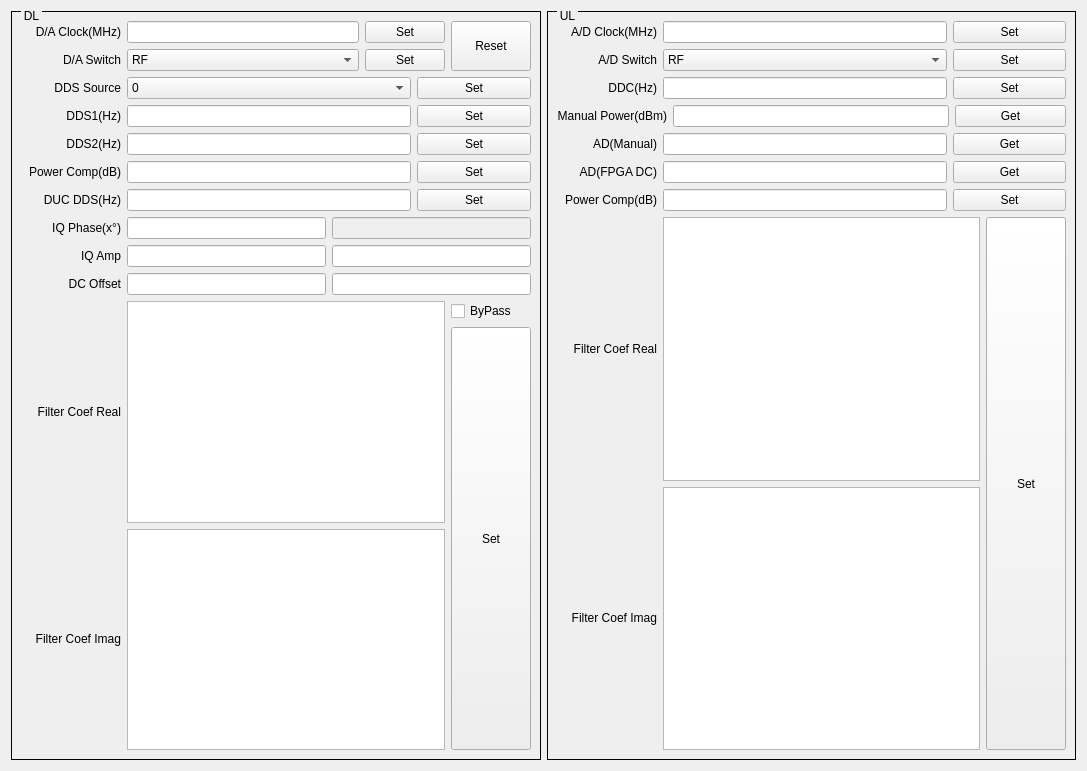
<?xml version="1.0" encoding="UTF-8"?>
<ui version="4.0">
 <class>QBbDlg</class>
 <widget class="QWidget" name="QBbDlg">
  <property name="geometry">
   <rect>
    <x>0</x>
    <y>0</y>
    <width>1087</width>
    <height>771</height>
   </rect>
  </property>
  <property name="windowTitle">
   <string>Form</string>
  </property>
  <layout class="QHBoxLayout" name="horizontalLayout_25">
   <item>
    <widget class="QGroupBox" name="groupBox">
     <property name="styleSheet">
      <string notr="true">QGroupBox{ border:1px solid black; margin-top:0.5ex; }
QGroupBox::title { subcontrol-origin:margin; subcontrol-position:top left; top:-2px; left:10px; margin-left: 0px; padding:0 1px; }</string>
     </property>
     <property name="title">
      <string>DL</string>
     </property>
     <layout class="QVBoxLayout" name="verticalLayout_5">
      <item>
       <layout class="QHBoxLayout" name="horizontalLayout_3" stretch="5,1,1">
        <item>
         <layout class="QVBoxLayout" name="verticalLayout_2">
          <item>
           <layout class="QHBoxLayout" name="horizontalLayout">
            <item>
             <widget class="QLabel" name="label">
              <property name="sizePolicy">
               <sizepolicy hsizetype="Fixed" vsizetype="Fixed">
                <horstretch>0</horstretch>
                <verstretch>0</verstretch>
               </sizepolicy>
              </property>
              <property name="minimumSize">
               <size>
                <width>100</width>
                <height>0</height>
               </size>
              </property>
              <property name="text">
               <string>D/A Clock(MHz)</string>
              </property>
              <property name="alignment">
               <set>Qt::AlignRight|Qt::AlignTrailing|Qt::AlignVCenter</set>
              </property>
             </widget>
            </item>
            <item>
             <widget class="QLineEdit" name="lineEditDAClock">
              <property name="sizePolicy">
               <sizepolicy hsizetype="Expanding" vsizetype="Fixed">
                <horstretch>5</horstretch>
                <verstretch>0</verstretch>
               </sizepolicy>
              </property>
             </widget>
            </item>
           </layout>
          </item>
          <item>
           <layout class="QHBoxLayout" name="horizontalLayout_2">
            <item>
             <widget class="QLabel" name="label_2">
              <property name="sizePolicy">
               <sizepolicy hsizetype="Fixed" vsizetype="Fixed">
                <horstretch>0</horstretch>
                <verstretch>0</verstretch>
               </sizepolicy>
              </property>
              <property name="minimumSize">
               <size>
                <width>100</width>
                <height>0</height>
               </size>
              </property>
              <property name="text">
               <string>D/A Switch</string>
              </property>
              <property name="alignment">
               <set>Qt::AlignRight|Qt::AlignTrailing|Qt::AlignVCenter</set>
              </property>
             </widget>
            </item>
            <item>
             <widget class="QComboBox" name="comboBoxDASw">
              <property name="sizePolicy">
               <sizepolicy hsizetype="Expanding" vsizetype="Fixed">
                <horstretch>5</horstretch>
                <verstretch>0</verstretch>
               </sizepolicy>
              </property>
              <item>
               <property name="text">
                <string>RF</string>
               </property>
              </item>
              <item>
               <property name="text">
                <string>BB</string>
               </property>
              </item>
             </widget>
            </item>
           </layout>
          </item>
         </layout>
        </item>
        <item>
         <layout class="QVBoxLayout" name="verticalLayout">
          <item>
           <widget class="QPushButton" name="pushButtonSetDAClock">
            <property name="sizePolicy">
             <sizepolicy hsizetype="Expanding" vsizetype="Fixed">
              <horstretch>1</horstretch>
              <verstretch>0</verstretch>
             </sizepolicy>
            </property>
            <property name="text">
             <string>Set</string>
            </property>
           </widget>
          </item>
          <item>
           <widget class="QPushButton" name="pushButtonSetDASw">
            <property name="sizePolicy">
             <sizepolicy hsizetype="Expanding" vsizetype="Fixed">
              <horstretch>1</horstretch>
              <verstretch>0</verstretch>
             </sizepolicy>
            </property>
            <property name="text">
             <string>Set</string>
            </property>
           </widget>
          </item>
         </layout>
        </item>
        <item>
         <widget class="QPushButton" name="pushButtonResetDA">
          <property name="sizePolicy">
           <sizepolicy hsizetype="Expanding" vsizetype="Preferred">
            <horstretch>1</horstretch>
            <verstretch>0</verstretch>
           </sizepolicy>
          </property>
          <property name="text">
           <string>Reset</string>
          </property>
         </widget>
        </item>
       </layout>
      </item>
      <item>
       <layout class="QHBoxLayout" name="horizontalLayout_4">
        <item>
         <widget class="QLabel" name="label_3">
          <property name="sizePolicy">
           <sizepolicy hsizetype="Fixed" vsizetype="Fixed">
            <horstretch>0</horstretch>
            <verstretch>0</verstretch>
           </sizepolicy>
          </property>
          <property name="minimumSize">
           <size>
            <width>100</width>
            <height>0</height>
           </size>
          </property>
          <property name="text">
           <string>DDS Source</string>
          </property>
          <property name="alignment">
           <set>Qt::AlignRight|Qt::AlignTrailing|Qt::AlignVCenter</set>
          </property>
         </widget>
        </item>
        <item>
         <widget class="QComboBox" name="comboBoxDDSSrc">
          <property name="sizePolicy">
           <sizepolicy hsizetype="Expanding" vsizetype="Fixed">
            <horstretch>5</horstretch>
            <verstretch>0</verstretch>
           </sizepolicy>
          </property>
          <item>
           <property name="text">
            <string>0</string>
           </property>
          </item>
          <item>
           <property name="text">
            <string>InterFilter</string>
           </property>
          </item>
          <item>
           <property name="text">
            <string>1</string>
           </property>
          </item>
          <item>
           <property name="text">
            <string>Single Tone</string>
           </property>
          </item>
          <item>
           <property name="text">
            <string>Dual Tone</string>
           </property>
          </item>
          <item>
           <property name="text">
            <string>Arb</string>
           </property>
          </item>
          <item>
           <property name="text">
            <string>DDR3</string>
           </property>
          </item>
         </widget>
        </item>
        <item>
         <widget class="QPushButton" name="pushButtonSetDDSSrc">
          <property name="sizePolicy">
           <sizepolicy hsizetype="Expanding" vsizetype="Fixed">
            <horstretch>2</horstretch>
            <verstretch>0</verstretch>
           </sizepolicy>
          </property>
          <property name="text">
           <string>Set</string>
          </property>
         </widget>
        </item>
       </layout>
      </item>
      <item>
       <layout class="QHBoxLayout" name="horizontalLayout_5">
        <item>
         <widget class="QLabel" name="label_4">
          <property name="sizePolicy">
           <sizepolicy hsizetype="Fixed" vsizetype="Fixed">
            <horstretch>0</horstretch>
            <verstretch>0</verstretch>
           </sizepolicy>
          </property>
          <property name="minimumSize">
           <size>
            <width>100</width>
            <height>0</height>
           </size>
          </property>
          <property name="text">
           <string>DDS1(Hz)</string>
          </property>
          <property name="alignment">
           <set>Qt::AlignRight|Qt::AlignTrailing|Qt::AlignVCenter</set>
          </property>
         </widget>
        </item>
        <item>
         <widget class="QDDS1ScrollEdit" name="lineEditDDS1">
          <property name="sizePolicy">
           <sizepolicy hsizetype="Expanding" vsizetype="Fixed">
            <horstretch>5</horstretch>
            <verstretch>0</verstretch>
           </sizepolicy>
          </property>
         </widget>
        </item>
        <item>
         <widget class="QPushButton" name="pushButtonSetDDS1">
          <property name="sizePolicy">
           <sizepolicy hsizetype="Expanding" vsizetype="Fixed">
            <horstretch>2</horstretch>
            <verstretch>0</verstretch>
           </sizepolicy>
          </property>
          <property name="text">
           <string>Set</string>
          </property>
         </widget>
        </item>
       </layout>
      </item>
      <item>
       <layout class="QHBoxLayout" name="horizontalLayout_6">
        <item>
         <widget class="QLabel" name="label_5">
          <property name="sizePolicy">
           <sizepolicy hsizetype="Fixed" vsizetype="Fixed">
            <horstretch>0</horstretch>
            <verstretch>0</verstretch>
           </sizepolicy>
          </property>
          <property name="minimumSize">
           <size>
            <width>100</width>
            <height>0</height>
           </size>
          </property>
          <property name="text">
           <string>DDS2(Hz)</string>
          </property>
          <property name="alignment">
           <set>Qt::AlignRight|Qt::AlignTrailing|Qt::AlignVCenter</set>
          </property>
         </widget>
        </item>
        <item>
         <widget class="QDDS2ScrollEdit" name="lineEditDDS2">
          <property name="sizePolicy">
           <sizepolicy hsizetype="Expanding" vsizetype="Fixed">
            <horstretch>5</horstretch>
            <verstretch>0</verstretch>
           </sizepolicy>
          </property>
         </widget>
        </item>
        <item>
         <widget class="QPushButton" name="pushButtonSetDDS2">
          <property name="sizePolicy">
           <sizepolicy hsizetype="Expanding" vsizetype="Fixed">
            <horstretch>2</horstretch>
            <verstretch>0</verstretch>
           </sizepolicy>
          </property>
          <property name="text">
           <string>Set</string>
          </property>
         </widget>
        </item>
       </layout>
      </item>
      <item>
       <layout class="QHBoxLayout" name="horizontalLayout_7">
        <item>
         <widget class="QLabel" name="label_6">
          <property name="sizePolicy">
           <sizepolicy hsizetype="Fixed" vsizetype="Fixed">
            <horstretch>0</horstretch>
            <verstretch>0</verstretch>
           </sizepolicy>
          </property>
          <property name="minimumSize">
           <size>
            <width>100</width>
            <height>0</height>
           </size>
          </property>
          <property name="text">
           <string>Power Comp(dB)</string>
          </property>
          <property name="alignment">
           <set>Qt::AlignRight|Qt::AlignTrailing|Qt::AlignVCenter</set>
          </property>
         </widget>
        </item>
        <item>
         <widget class="QLineEdit" name="lineEditTxPowerComp">
          <property name="sizePolicy">
           <sizepolicy hsizetype="Expanding" vsizetype="Fixed">
            <horstretch>5</horstretch>
            <verstretch>0</verstretch>
           </sizepolicy>
          </property>
         </widget>
        </item>
        <item>
         <widget class="QPushButton" name="pushButtonSetTxPowerComp">
          <property name="sizePolicy">
           <sizepolicy hsizetype="Expanding" vsizetype="Fixed">
            <horstretch>2</horstretch>
            <verstretch>0</verstretch>
           </sizepolicy>
          </property>
          <property name="text">
           <string>Set</string>
          </property>
         </widget>
        </item>
       </layout>
      </item>
      <item>
       <layout class="QHBoxLayout" name="horizontalLayout_8">
        <item>
         <widget class="QLabel" name="label_7">
          <property name="sizePolicy">
           <sizepolicy hsizetype="Fixed" vsizetype="Fixed">
            <horstretch>0</horstretch>
            <verstretch>0</verstretch>
           </sizepolicy>
          </property>
          <property name="minimumSize">
           <size>
            <width>100</width>
            <height>0</height>
           </size>
          </property>
          <property name="text">
           <string>DUC DDS(Hz)</string>
          </property>
          <property name="alignment">
           <set>Qt::AlignRight|Qt::AlignTrailing|Qt::AlignVCenter</set>
          </property>
         </widget>
        </item>
        <item>
         <widget class="QDUCScrollEdit" name="lineEditDUC">
          <property name="sizePolicy">
           <sizepolicy hsizetype="Expanding" vsizetype="Fixed">
            <horstretch>5</horstretch>
            <verstretch>0</verstretch>
           </sizepolicy>
          </property>
         </widget>
        </item>
        <item>
         <widget class="QPushButton" name="pushButtonSetDUC">
          <property name="sizePolicy">
           <sizepolicy hsizetype="Expanding" vsizetype="Fixed">
            <horstretch>2</horstretch>
            <verstretch>0</verstretch>
           </sizepolicy>
          </property>
          <property name="text">
           <string>Set</string>
          </property>
         </widget>
        </item>
       </layout>
      </item>
      <item>
       <layout class="QHBoxLayout" name="horizontalLayout_9">
        <item>
         <widget class="QLabel" name="label_8">
          <property name="sizePolicy">
           <sizepolicy hsizetype="Fixed" vsizetype="Fixed">
            <horstretch>0</horstretch>
            <verstretch>0</verstretch>
           </sizepolicy>
          </property>
          <property name="minimumSize">
           <size>
            <width>100</width>
            <height>0</height>
           </size>
          </property>
          <property name="text">
           <string>IQ Phase(x°)</string>
          </property>
          <property name="alignment">
           <set>Qt::AlignRight|Qt::AlignTrailing|Qt::AlignVCenter</set>
          </property>
         </widget>
        </item>
        <item>
         <widget class="QIQPhaseScrollEdit" name="lineEditIQPhaseI"/>
        </item>
        <item>
         <widget class="QLineEdit" name="lineEditIQPhaseQ">
          <property name="enabled">
           <bool>false</bool>
          </property>
         </widget>
        </item>
       </layout>
      </item>
      <item>
       <layout class="QHBoxLayout" name="horizontalLayout_10">
        <item>
         <widget class="QLabel" name="label_9">
          <property name="sizePolicy">
           <sizepolicy hsizetype="Fixed" vsizetype="Fixed">
            <horstretch>0</horstretch>
            <verstretch>0</verstretch>
           </sizepolicy>
          </property>
          <property name="minimumSize">
           <size>
            <width>100</width>
            <height>0</height>
           </size>
          </property>
          <property name="text">
           <string>IQ Amp</string>
          </property>
          <property name="alignment">
           <set>Qt::AlignRight|Qt::AlignTrailing|Qt::AlignVCenter</set>
          </property>
         </widget>
        </item>
        <item>
         <widget class="QIQAmpScrollEdit" name="lineEditIQAmpI"/>
        </item>
        <item>
         <widget class="QIQAmpScrollEdit" name="lineEditIQAmpQ"/>
        </item>
       </layout>
      </item>
      <item>
       <layout class="QHBoxLayout" name="horizontalLayout_11">
        <item>
         <widget class="QLabel" name="label_10">
          <property name="sizePolicy">
           <sizepolicy hsizetype="Fixed" vsizetype="Fixed">
            <horstretch>0</horstretch>
            <verstretch>0</verstretch>
           </sizepolicy>
          </property>
          <property name="minimumSize">
           <size>
            <width>100</width>
            <height>0</height>
           </size>
          </property>
          <property name="text">
           <string>DC Offset</string>
          </property>
          <property name="alignment">
           <set>Qt::AlignRight|Qt::AlignTrailing|Qt::AlignVCenter</set>
          </property>
         </widget>
        </item>
        <item>
         <widget class="QDCOffsetScrollEdit" name="lineEditDCOffsetI"/>
        </item>
        <item>
         <widget class="QDCOffsetScrollEdit" name="lineEditDCOffsetQ"/>
        </item>
       </layout>
      </item>
      <item>
       <layout class="QHBoxLayout" name="horizontalLayout_14">
        <item>
         <layout class="QVBoxLayout" name="verticalLayout_4">
          <item>
           <layout class="QHBoxLayout" name="horizontalLayout_13">
            <item>
             <widget class="QLabel" name="label_11">
              <property name="sizePolicy">
               <sizepolicy hsizetype="Fixed" vsizetype="Fixed">
                <horstretch>0</horstretch>
                <verstretch>0</verstretch>
               </sizepolicy>
              </property>
              <property name="minimumSize">
               <size>
                <width>100</width>
                <height>0</height>
               </size>
              </property>
              <property name="text">
               <string>Filter Coef Real</string>
              </property>
              <property name="alignment">
               <set>Qt::AlignRight|Qt::AlignTrailing|Qt::AlignVCenter</set>
              </property>
             </widget>
            </item>
            <item>
             <widget class="QTextEdit" name="textEditTxFilterReal"/>
            </item>
           </layout>
          </item>
          <item>
           <layout class="QHBoxLayout" name="horizontalLayout_12">
            <item>
             <widget class="QLabel" name="label_12">
              <property name="sizePolicy">
               <sizepolicy hsizetype="Fixed" vsizetype="Fixed">
                <horstretch>0</horstretch>
                <verstretch>0</verstretch>
               </sizepolicy>
              </property>
              <property name="minimumSize">
               <size>
                <width>100</width>
                <height>0</height>
               </size>
              </property>
              <property name="text">
               <string>Filter Coef Imag</string>
              </property>
              <property name="alignment">
               <set>Qt::AlignRight|Qt::AlignTrailing|Qt::AlignVCenter</set>
              </property>
             </widget>
            </item>
            <item>
             <widget class="QTextEdit" name="textEditTxFilterImag"/>
            </item>
           </layout>
          </item>
         </layout>
        </item>
        <item>
         <layout class="QVBoxLayout" name="verticalLayout_3">
          <item>
           <widget class="QCheckBox" name="checkBoxByPassTxFilter">
            <property name="text">
             <string>ByPass</string>
            </property>
           </widget>
          </item>
          <item>
           <widget class="QPushButton" name="pushButtonSetTxFilter">
            <property name="sizePolicy">
             <sizepolicy hsizetype="Fixed" vsizetype="Preferred">
              <horstretch>0</horstretch>
              <verstretch>0</verstretch>
             </sizepolicy>
            </property>
            <property name="text">
             <string>Set</string>
            </property>
           </widget>
          </item>
         </layout>
        </item>
       </layout>
      </item>
     </layout>
    </widget>
   </item>
   <item>
    <widget class="QGroupBox" name="groupBox_2">
     <property name="styleSheet">
      <string notr="true">QGroupBox{ border:1px solid black; margin-top:0.5ex; }
QGroupBox::title { subcontrol-origin:margin; subcontrol-position:top left; top:-2px; left:10px; margin-left: 0px; padding:0 1px; }</string>
     </property>
     <property name="title">
      <string>UL</string>
     </property>
     <layout class="QVBoxLayout" name="verticalLayout_7">
      <item>
       <layout class="QHBoxLayout" name="horizontalLayout_15">
        <item>
         <widget class="QLabel" name="label_13">
          <property name="sizePolicy">
           <sizepolicy hsizetype="Fixed" vsizetype="Fixed">
            <horstretch>0</horstretch>
            <verstretch>0</verstretch>
           </sizepolicy>
          </property>
          <property name="minimumSize">
           <size>
            <width>100</width>
            <height>0</height>
           </size>
          </property>
          <property name="text">
           <string>A/D Clock(MHz)</string>
          </property>
          <property name="alignment">
           <set>Qt::AlignRight|Qt::AlignTrailing|Qt::AlignVCenter</set>
          </property>
         </widget>
        </item>
        <item>
         <widget class="QLineEdit" name="lineEditADClock">
          <property name="sizePolicy">
           <sizepolicy hsizetype="Expanding" vsizetype="Fixed">
            <horstretch>5</horstretch>
            <verstretch>0</verstretch>
           </sizepolicy>
          </property>
         </widget>
        </item>
        <item>
         <widget class="QPushButton" name="pushButtonSetADClock">
          <property name="sizePolicy">
           <sizepolicy hsizetype="Expanding" vsizetype="Fixed">
            <horstretch>2</horstretch>
            <verstretch>0</verstretch>
           </sizepolicy>
          </property>
          <property name="text">
           <string>Set</string>
          </property>
         </widget>
        </item>
       </layout>
      </item>
      <item>
       <layout class="QHBoxLayout" name="horizontalLayout_16">
        <item>
         <widget class="QLabel" name="label_14">
          <property name="sizePolicy">
           <sizepolicy hsizetype="Fixed" vsizetype="Fixed">
            <horstretch>0</horstretch>
            <verstretch>0</verstretch>
           </sizepolicy>
          </property>
          <property name="minimumSize">
           <size>
            <width>100</width>
            <height>0</height>
           </size>
          </property>
          <property name="text">
           <string>A/D Switch</string>
          </property>
          <property name="alignment">
           <set>Qt::AlignRight|Qt::AlignTrailing|Qt::AlignVCenter</set>
          </property>
         </widget>
        </item>
        <item>
         <widget class="QComboBox" name="comboBoxADSw">
          <property name="sizePolicy">
           <sizepolicy hsizetype="Expanding" vsizetype="Fixed">
            <horstretch>5</horstretch>
            <verstretch>0</verstretch>
           </sizepolicy>
          </property>
          <item>
           <property name="text">
            <string>RF</string>
           </property>
          </item>
          <item>
           <property name="text">
            <string>BB</string>
           </property>
          </item>
         </widget>
        </item>
        <item>
         <widget class="QPushButton" name="pushButtonSetADSw">
          <property name="sizePolicy">
           <sizepolicy hsizetype="Expanding" vsizetype="Fixed">
            <horstretch>2</horstretch>
            <verstretch>0</verstretch>
           </sizepolicy>
          </property>
          <property name="text">
           <string>Set</string>
          </property>
         </widget>
        </item>
       </layout>
      </item>
      <item>
       <layout class="QHBoxLayout" name="horizontalLayout_17">
        <item>
         <widget class="QLabel" name="label_15">
          <property name="sizePolicy">
           <sizepolicy hsizetype="Fixed" vsizetype="Fixed">
            <horstretch>0</horstretch>
            <verstretch>0</verstretch>
           </sizepolicy>
          </property>
          <property name="minimumSize">
           <size>
            <width>100</width>
            <height>0</height>
           </size>
          </property>
          <property name="text">
           <string>DDC(Hz)</string>
          </property>
          <property name="alignment">
           <set>Qt::AlignRight|Qt::AlignTrailing|Qt::AlignVCenter</set>
          </property>
         </widget>
        </item>
        <item>
         <widget class="QLineEdit" name="lineEditDDC">
          <property name="sizePolicy">
           <sizepolicy hsizetype="Expanding" vsizetype="Fixed">
            <horstretch>5</horstretch>
            <verstretch>0</verstretch>
           </sizepolicy>
          </property>
         </widget>
        </item>
        <item>
         <widget class="QPushButton" name="pushButtonSetDDC">
          <property name="sizePolicy">
           <sizepolicy hsizetype="Expanding" vsizetype="Fixed">
            <horstretch>2</horstretch>
            <verstretch>0</verstretch>
           </sizepolicy>
          </property>
          <property name="text">
           <string>Set</string>
          </property>
         </widget>
        </item>
       </layout>
      </item>
      <item>
       <layout class="QHBoxLayout" name="horizontalLayout_18">
        <item>
         <widget class="QLabel" name="label_16">
          <property name="sizePolicy">
           <sizepolicy hsizetype="Fixed" vsizetype="Fixed">
            <horstretch>0</horstretch>
            <verstretch>0</verstretch>
           </sizepolicy>
          </property>
          <property name="minimumSize">
           <size>
            <width>100</width>
            <height>0</height>
           </size>
          </property>
          <property name="text">
           <string>Manual Power(dBm)</string>
          </property>
          <property name="alignment">
           <set>Qt::AlignRight|Qt::AlignTrailing|Qt::AlignVCenter</set>
          </property>
         </widget>
        </item>
        <item>
         <widget class="QLineEdit" name="lineEditManualPower">
          <property name="sizePolicy">
           <sizepolicy hsizetype="Expanding" vsizetype="Fixed">
            <horstretch>5</horstretch>
            <verstretch>0</verstretch>
           </sizepolicy>
          </property>
         </widget>
        </item>
        <item>
         <widget class="QPushButton" name="pushButtonGetManualPower">
          <property name="sizePolicy">
           <sizepolicy hsizetype="Expanding" vsizetype="Fixed">
            <horstretch>2</horstretch>
            <verstretch>0</verstretch>
           </sizepolicy>
          </property>
          <property name="text">
           <string>Get</string>
          </property>
         </widget>
        </item>
       </layout>
      </item>
      <item>
       <layout class="QHBoxLayout" name="horizontalLayout_19">
        <item>
         <widget class="QLabel" name="label_17">
          <property name="sizePolicy">
           <sizepolicy hsizetype="Fixed" vsizetype="Fixed">
            <horstretch>0</horstretch>
            <verstretch>0</verstretch>
           </sizepolicy>
          </property>
          <property name="minimumSize">
           <size>
            <width>100</width>
            <height>0</height>
           </size>
          </property>
          <property name="text">
           <string>AD(Manual)</string>
          </property>
          <property name="alignment">
           <set>Qt::AlignRight|Qt::AlignTrailing|Qt::AlignVCenter</set>
          </property>
         </widget>
        </item>
        <item>
         <widget class="QLineEdit" name="lineEditADManual">
          <property name="sizePolicy">
           <sizepolicy hsizetype="Expanding" vsizetype="Fixed">
            <horstretch>5</horstretch>
            <verstretch>0</verstretch>
           </sizepolicy>
          </property>
         </widget>
        </item>
        <item>
         <widget class="QPushButton" name="pushButtonGetADManual">
          <property name="sizePolicy">
           <sizepolicy hsizetype="Expanding" vsizetype="Fixed">
            <horstretch>2</horstretch>
            <verstretch>0</verstretch>
           </sizepolicy>
          </property>
          <property name="text">
           <string>Get</string>
          </property>
         </widget>
        </item>
       </layout>
      </item>
      <item>
       <layout class="QHBoxLayout" name="horizontalLayout_20">
        <item>
         <widget class="QLabel" name="label_18">
          <property name="sizePolicy">
           <sizepolicy hsizetype="Fixed" vsizetype="Fixed">
            <horstretch>0</horstretch>
            <verstretch>0</verstretch>
           </sizepolicy>
          </property>
          <property name="minimumSize">
           <size>
            <width>100</width>
            <height>0</height>
           </size>
          </property>
          <property name="text">
           <string>AD(FPGA DC)</string>
          </property>
          <property name="alignment">
           <set>Qt::AlignRight|Qt::AlignTrailing|Qt::AlignVCenter</set>
          </property>
         </widget>
        </item>
        <item>
         <widget class="QLineEdit" name="lineEditADFPGA">
          <property name="sizePolicy">
           <sizepolicy hsizetype="Expanding" vsizetype="Fixed">
            <horstretch>5</horstretch>
            <verstretch>0</verstretch>
           </sizepolicy>
          </property>
         </widget>
        </item>
        <item>
         <widget class="QPushButton" name="pushButtonGetADFPGA">
          <property name="sizePolicy">
           <sizepolicy hsizetype="Expanding" vsizetype="Fixed">
            <horstretch>2</horstretch>
            <verstretch>0</verstretch>
           </sizepolicy>
          </property>
          <property name="text">
           <string>Get</string>
          </property>
         </widget>
        </item>
       </layout>
      </item>
      <item>
       <layout class="QHBoxLayout" name="horizontalLayout_21">
        <item>
         <widget class="QLabel" name="label_19">
          <property name="sizePolicy">
           <sizepolicy hsizetype="Fixed" vsizetype="Fixed">
            <horstretch>0</horstretch>
            <verstretch>0</verstretch>
           </sizepolicy>
          </property>
          <property name="minimumSize">
           <size>
            <width>100</width>
            <height>0</height>
           </size>
          </property>
          <property name="text">
           <string>Power Comp(dB)</string>
          </property>
          <property name="alignment">
           <set>Qt::AlignRight|Qt::AlignTrailing|Qt::AlignVCenter</set>
          </property>
         </widget>
        </item>
        <item>
         <widget class="QLineEdit" name="lineEditRxPowerComp">
          <property name="sizePolicy">
           <sizepolicy hsizetype="Expanding" vsizetype="Fixed">
            <horstretch>5</horstretch>
            <verstretch>0</verstretch>
           </sizepolicy>
          </property>
         </widget>
        </item>
        <item>
         <widget class="QPushButton" name="pushButtonSetRxPowerComp">
          <property name="sizePolicy">
           <sizepolicy hsizetype="Expanding" vsizetype="Fixed">
            <horstretch>2</horstretch>
            <verstretch>0</verstretch>
           </sizepolicy>
          </property>
          <property name="text">
           <string>Set</string>
          </property>
         </widget>
        </item>
       </layout>
      </item>
      <item>
       <layout class="QHBoxLayout" name="horizontalLayout_24">
        <item>
         <layout class="QVBoxLayout" name="verticalLayout_6">
          <item>
           <layout class="QHBoxLayout" name="horizontalLayout_23">
            <item>
             <widget class="QLabel" name="label_20">
              <property name="sizePolicy">
               <sizepolicy hsizetype="Fixed" vsizetype="Fixed">
                <horstretch>0</horstretch>
                <verstretch>0</verstretch>
               </sizepolicy>
              </property>
              <property name="minimumSize">
               <size>
                <width>100</width>
                <height>0</height>
               </size>
              </property>
              <property name="text">
               <string>Filter Coef Real</string>
              </property>
              <property name="alignment">
               <set>Qt::AlignRight|Qt::AlignTrailing|Qt::AlignVCenter</set>
              </property>
             </widget>
            </item>
            <item>
             <widget class="QTextEdit" name="textEditRxFilterReal"/>
            </item>
           </layout>
          </item>
          <item>
           <layout class="QHBoxLayout" name="horizontalLayout_22">
            <item>
             <widget class="QLabel" name="label_21">
              <property name="sizePolicy">
               <sizepolicy hsizetype="Fixed" vsizetype="Fixed">
                <horstretch>0</horstretch>
                <verstretch>0</verstretch>
               </sizepolicy>
              </property>
              <property name="minimumSize">
               <size>
                <width>100</width>
                <height>0</height>
               </size>
              </property>
              <property name="text">
               <string>Filter Coef Imag</string>
              </property>
              <property name="alignment">
               <set>Qt::AlignRight|Qt::AlignTrailing|Qt::AlignVCenter</set>
              </property>
             </widget>
            </item>
            <item>
             <widget class="QTextEdit" name="textEditRxFilterImag"/>
            </item>
           </layout>
          </item>
         </layout>
        </item>
        <item>
         <widget class="QPushButton" name="pushButtonSetRxFilter">
          <property name="sizePolicy">
           <sizepolicy hsizetype="Fixed" vsizetype="Preferred">
            <horstretch>0</horstretch>
            <verstretch>0</verstretch>
           </sizepolicy>
          </property>
          <property name="text">
           <string>Set</string>
          </property>
         </widget>
        </item>
       </layout>
      </item>
     </layout>
    </widget>
   </item>
  </layout>
 </widget>
 <customwidgets>
  <customwidget>
   <class>QDCOffsetScrollEdit</class>
   <extends>QLineEdit</extends>
   <header>q_scrolledit.h</header>
  </customwidget>
  <customwidget>
   <class>QDDS1ScrollEdit</class>
   <extends>QLineEdit</extends>
   <header>q_scrolledit.h</header>
  </customwidget>
  <customwidget>
   <class>QDDS2ScrollEdit</class>
   <extends>QLineEdit</extends>
   <header>q_scrolledit.h</header>
  </customwidget>
  <customwidget>
   <class>QDUCScrollEdit</class>
   <extends>QLineEdit</extends>
   <header>q_scrolledit.h</header>
  </customwidget>
  <customwidget>
   <class>QIQAmpScrollEdit</class>
   <extends>QLineEdit</extends>
   <header>q_scrolledit.h</header>
  </customwidget>
  <customwidget>
   <class>QIQPhaseScrollEdit</class>
   <extends>QLineEdit</extends>
   <header>q_scrolledit.h</header>
  </customwidget>
 </customwidgets>
 <resources/>
 <connections/>
</ui>
